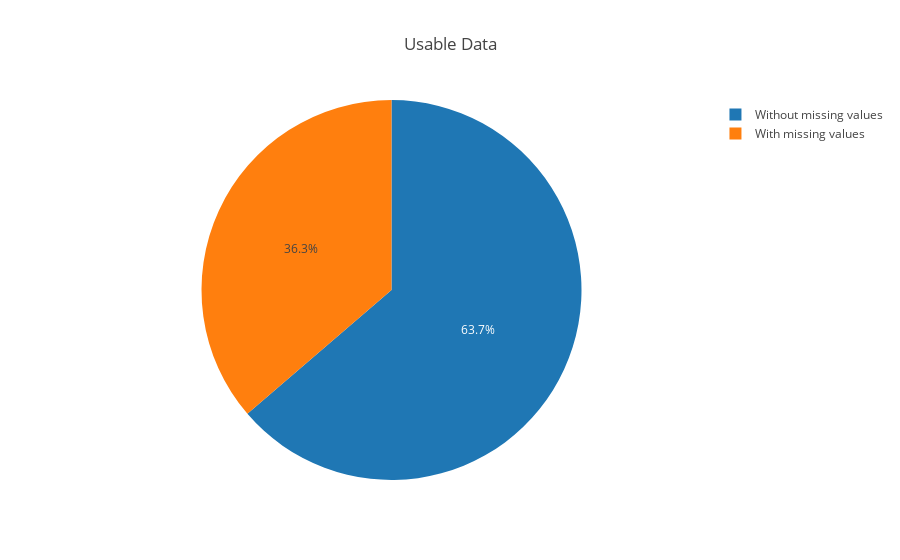

Here is the notebook cell this chart was saved with:
### Code cell
cols = ["ID_Post","ID_Article","CreatedAt","Body","Status", "ID_Parent_Post"]


layout = go.Layout(
    title='Usable Data',
    )

trace1 = go.Pie(
    labels=['Without missing values', 'With missing values'],
    values=[df.loc[:,cols].shape[0]-df.loc[:,cols].isnull().any(axis=1).sum(),df.loc[:,cols].isnull().any(axis=1).sum()]
    )

fig = go.Figure(data=[trace1],layout = layout)

py.offline.iplot(fig)

### Figure 1 — Plotly figure (JSON) as saved in the notebook; plotly's stock layout.template omitted (floating-point values rounded to 4 significant figures)
{"data": [{"labels": ["Without missing values", "With missing values"], "type": "pie", "uid": "a302cdc6-df8f-11e8-a794-c85b767d85a1", "values": [637, 363]}], "layout": {"title": "Usable Data"}}
